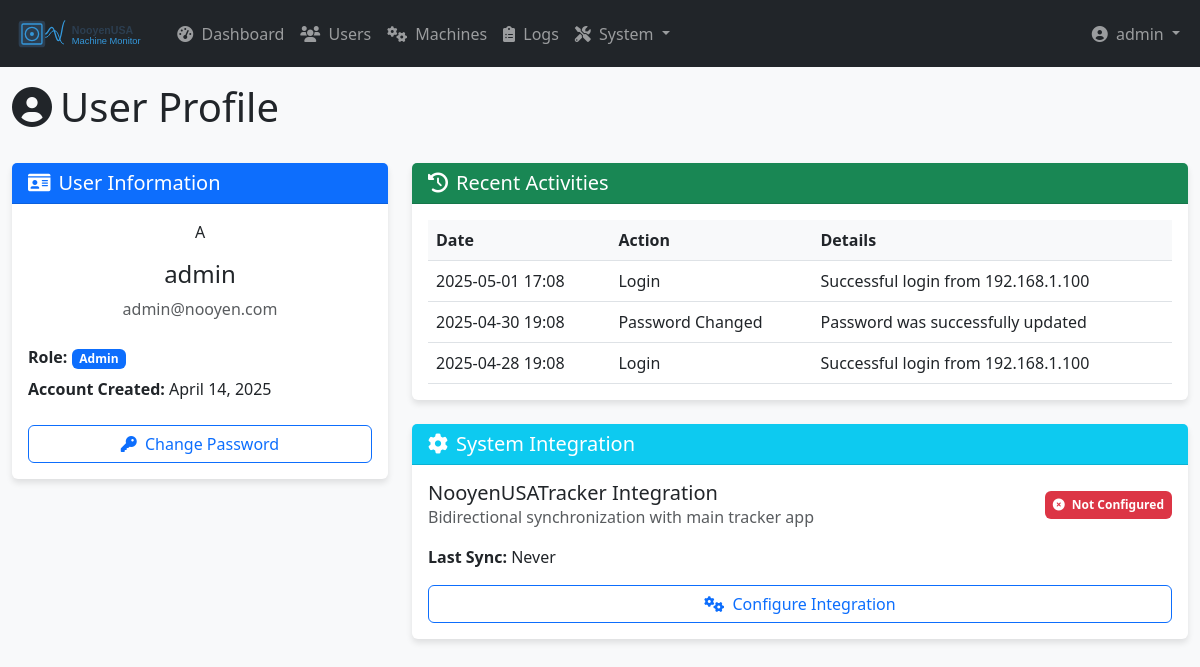
The app's page /profile (signed in) with its own data.
### models.py (models this page shows)
class User(UserMixin, db.Model):
    id = db.Column(db.Integer, primary_key=True)
    username = db.Column(db.String(64), unique=True, nullable=False)
    email = db.Column(db.String(120), unique=True, nullable=False)
    password_hash = db.Column(db.String(256), nullable=False)
    role_id = db.Column(db.Integer, db.ForeignKey('role.id'))
    created_at = db.Column(db.DateTime, default=datetime.datetime.utcnow)

class Role(db.Model):
    id = db.Column(db.Integer, primary_key=True)
    name = db.Column(db.String(64), unique=True, nullable=False)
    description = db.Column(db.String(255))
    users = db.relationship('User', backref='role', lazy='dynamic')

### routes.py (the view)
@app.route('/profile')
@login_required
def user_profile():
    integration_configured = False
    last_sync_time = "Never"
    tracker_url = "#"
    if current_user.role and current_user.role.name == 'admin':
        try:
            from integration.nooyen_integration import get_last_sync_time
            last_sync_time = get_last_sync_time()
            if app.config.get('NOOYEN_API_BASE_URL'):
                integration_configured = True
                tracker_url = app.config.get('NOOYEN_API_BASE_URL')
        except Exception as e:
            app.logger.error(f"Error getting integration status: {str(e)}")
    recent_logs = [
        {
            'timestamp': datetime.utcnow() - timedelta(hours=2),
            'action': 'Login',
            'details': 'Successful login from 192.168.1.100'
        },
        {
            'timestamp': datetime.utcnow() - timedelta(days=1),
            'action': 'Password Changed',
            'details': 'Password was successfully updated'
        },
        {
            'timestamp': datetime.utcnow() - timedelta(days=3),
            'action': 'Login',
            'details': 'Successful login from 192.168.1.100'
        }
    ]
    return render_template('user_profile.html',
                          integration_configured=integration_configured,
                          last_sync_time=last_sync_time,
                          tracker_url=tracker_url,
                          recent_logs=recent_logs)

### app.py (called while the page is built)
@login_manager.user_loader
def load_user(user_id):
    from models import User
    return User.query.get(int(user_id))

@app.context_processor
def inject_now():
    from datetime import datetime
    return {'now': datetime.now()}

### integration/nooyen_integration.py (called while the page is built)
def get_last_sync_time():
    if integration.last_sync:
        return integration.last_sync.strftime("%Y-%m-%d %H:%M:%S")
    return "Never"

### templates/user_profile.html (shortened to what this page needs)
{% extends 'base.html' %}
{% block content %}
<div class="row mb-4">
    <div class="col-md-12">
        <h1><i class="fas fa-user-circle me-2"></i>User Profile</h1>
    </div>
</div>
<div class="row">
    <div class="col-md-4">
        <div class="card mb-4">
            <div class="card-header bg-primary text-white">
                <h5 class="mb-0"><i class="fas fa-id-card me-2"></i>User Information</h5>
            </div>
            <div class="card-body">
                <div class="text-center mb-4">
                    <div class="avatar-circle">
                        <span class="avatar-text">{{ current_user.username[0]|upper }}</span>
                    </div>
                    <h4 class="mt-3">{{ current_user.username }}</h4>
                    <p class="text-muted">{{ current_user.email }}</p>
                </div>
                <div class="mb-2">
                    <span class="fw-bold">Role:</span>
                    <span class="badge bg-primary">{{ current_user.role.name|capitalize if current_user.role else 'User' }}</span>
                </div>
                <div class="mb-2">
                    <span class="fw-bold">Account Created:</span>
                    <span>{{ current_user.created_at.strftime('%B %d, %Y') }}</span>
                </div>
                <div class="d-grid gap-2 mt-4">
                    <button class="btn btn-outline-primary" data-bs-toggle="modal" data-bs-target="#changePasswordModal">
                        <i class="fas fa-key me-1"></i> Change Password
                    </button>
                </div>
            </div>
        </div>
    </div>
    <div class="col-md-8">
        <div class="card mb-4">
            <div class="card-header bg-success text-white">
                <h5 class="mb-0"><i class="fas fa-history me-2"></i>Recent Activities</h5>
            </div>
            <div class="card-body">
                {% if recent_logs %}
                <div class="table-responsive">
                    <table class="table table-hover">
                        <thead>
                            <tr>
                                <th>Date</th>
                                <th>Action</th>
                                <th>Details</th>
                            </tr>
                        </thead>
                        <tbody>
                            {% for log in recent_logs %}
                            <tr>
                                <td>{{ log.timestamp.strftime('%Y-%m-%d %H:%M') }}</td>
                                <td>{{ log.action }}</td>
                                <td>{{ log.details }}</td>
                            </tr>
                            {% endfor %}
                        </tbody>
                    </table>
                </div>
                {% else %}
                <div class="alert alert-info">
                    <i class="fas fa-info-circle me-2"></i> No recent activities found.
                </div>
                {% endif %}
            </div>
        </div>
        {% if current_user.role and current_user.role.name == 'admin' %}
        <div class="card mb-4">
            <div class="card-header bg-info text-white">
                <h5 class="mb-0"><i class="fas fa-cog me-2"></i>System Integration</h5>
            </div>
            <div class="card-body">
                <div class="d-flex justify-content-between align-items-center mb-3">
                    <div>
                        <h5 class="mb-0">NooyenUSATracker Integration</h5>
                        <p class="text-muted mb-0">Bidirectional synchronization with main tracker app</p>
                    </div>
                    <div>
                        <span class="badge {% if integration_configured %}bg-success{% else %}bg-danger{% endif %} p-2">
                            {% if integration_configured %}
                            <i class="fas fa-check-circle me-1"></i> Connected
                            {% else %}
                            <i class="fas fa-times-circle me-1"></i> Not Configured
                            {% endif %}
                        </span>
                    </div>
                </div>
                <div class="mt-3">
                    <div class="mb-2">
                        <span class="fw-bold">Last Sync:</span>
                        <span>{{ last_sync_time or 'Never' }}</span>
                    </div>
                    <div class="d-grid gap-2 mt-3">
                        <a href="{{ url_for('integration_web.config_page') }}" class="btn btn-outline-primary">
                            <i class="fas fa-cogs me-1"></i> Configure Integration
                        </a>
                    </div>
                </div>
            </div>
        </div>
        {% endif %}
    </div>
</div>
{% endblock %}

### templates/base.html (shortened to what this page needs)
<!DOCTYPE html>
<html lang="en">
<head>
    <link href="https://cdn.jsdelivr.net/npm/bootstrap@5.3.0-alpha1/dist/css/bootstrap.min.css" rel="stylesheet">
    <link href="https://cdnjs.cloudflare.com/ajax/libs/font-awesome/6.0.0-beta3/css/all.min.css" rel="stylesheet">
    <link href="{{ url_for('static', filename='css/style.css') }}" rel="stylesheet">
</head>
<body>
    {% include 'navbar.html' %}
    <div class="container-fluid mt-3">
        <div class="content">
            {% block content %}{% endblock %}
        </div>
    </div>
</body>
</html>

### templates/navbar.html (shortened to what this page needs)
<nav class="navbar navbar-expand-lg navbar-dark bg-dark">
  <div class="container-fluid">
    <a class="navbar-brand" href="{{ url_for('dashboard') }}">
      <img src="{{ url_for('static', filename='img/logo.svg') }}" alt="NooyenUSA" height="40" class="d-inline-block align-text-top me-2">
    </a>
    <div class="collapse navbar-collapse" id="navbarNav">
      <ul class="navbar-nav me-auto">
        {% if current_user.is_authenticated %}
        <li class="nav-item">
          <a class="nav-link {% if request.endpoint == 'dashboard' %}active{% endif %}" href="{{ url_for('dashboard') }}">
            <i class="fas fa-tachometer-alt me-1"></i> Dashboard
          </a>
        </li>
        {% if current_user.role and current_user.role.name == 'admin' %}
        <li class="nav-item">
          <a class="nav-link {% if request.endpoint == 'users' %}active{% endif %}" href="{{ url_for('users') }}">
            <i class="fas fa-users me-1"></i> Users
          </a>
        </li>
        <li class="nav-item">
          <a class="nav-link {% if request.endpoint == 'machines' %}active{% endif %}" href="{{ url_for('machines') }}">
            <i class="fas fa-cogs me-1"></i> Machines
          </a>
        </li>
        <li class="nav-item">
          <a class="nav-link {% if request.endpoint == 'logs' %}active{% endif %}" href="{{ url_for('logs') }}">
            <i class="fas fa-clipboard-list me-1"></i> Logs
          </a>
        </li>
        <li class="nav-item dropdown">
          <a class="nav-link dropdown-toggle" href="#" id="navbarDropdown" role="button" data-bs-toggle="dropdown" aria-expanded="false">
            <i class="fas fa-tools me-1"></i> System
          </a>
        </li>
        {% endif %}
        {% endif %}
      </ul>
      <ul class="navbar-nav">
        {% if current_user.is_authenticated %}
        <li class="nav-item dropdown">
          <a class="nav-link dropdown-toggle" href="#" id="userDropdown" role="button" data-bs-toggle="dropdown" aria-expanded="false">
            <i class="fas fa-user-circle me-1"></i> {{ current_user.username }}
          </a>
        </li>
        {% else %}
        <li class="nav-item">
          <a class="nav-link" href="{{ url_for('login') }}"><i class="fas fa-sign-in-alt me-1"></i> Login</a>
        </li>
        {% endif %}
      </ul>
    </div>
  </div>
</nav>

### static/css/style.css (style rules this page uses)
body { font-family: 'Segoe UI', Tahoma, Geneva, Verdana, sans-serif; background-color: #f8f9fa; }
.navbar-brand { font-weight: bold; font-size: 1.5rem; }
.card { box-shadow: 0 4px 6px rgba(0, 0, 0, 0.1); border: none; margin-bottom: 1.5rem; }
.card-header { background-color: #f8f9fa; border-bottom: 1px solid rgba(0, 0, 0, 0.125); font-weight: 600; }
.btn { transition: all 0.3s ease; }
.table { margin-bottom: 0; }
.table thead th { background-color: #f8f9fa; font-weight: 600; border-top: none; }

### records on screen
User: username "admin", username "A", email "admin@nooyen.com", created_at "April 14, 2025"
Role: role.name "Admin"

### other values on screen
{{ log.timestamp.strftime('%Y-%m-%d %H:%M') }} "2025-05-01 17:08" "2025-04-30 19:08" "2025-04-28 19:08"
{{ log.action }} "Login" "Password Changed" "Login"
{{ log.details }} "Successful login from 192.168.1.100" "Password was successfully updated" "Successful login from 192.168.1.100"
{{ last_sync_time or 'Never' }} "Never"
